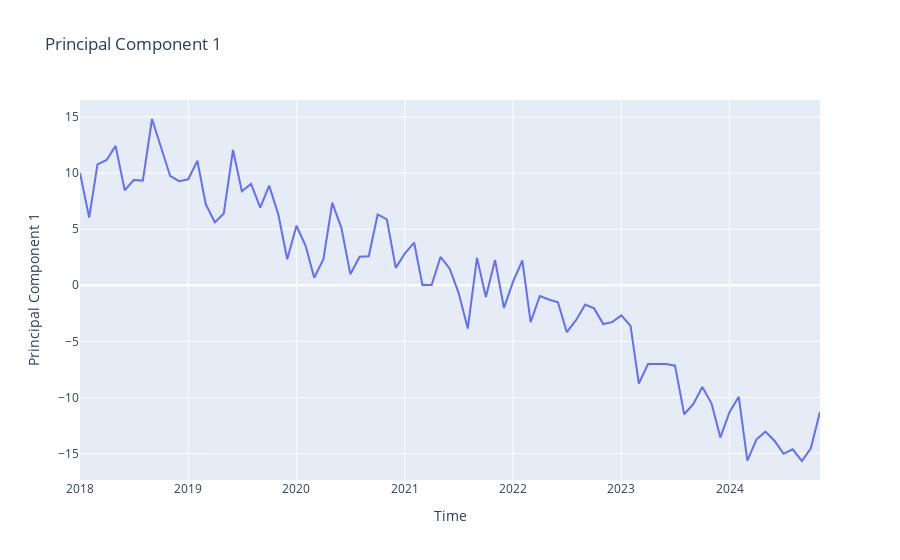
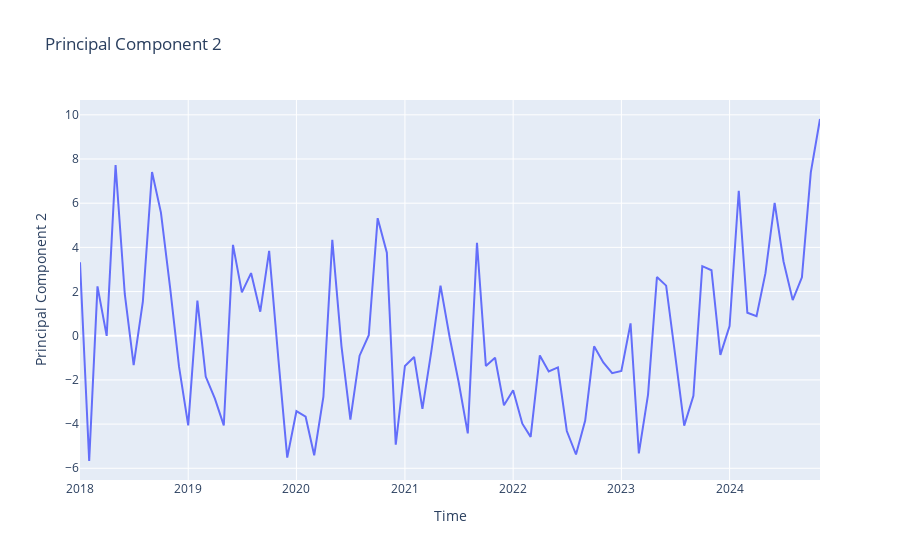
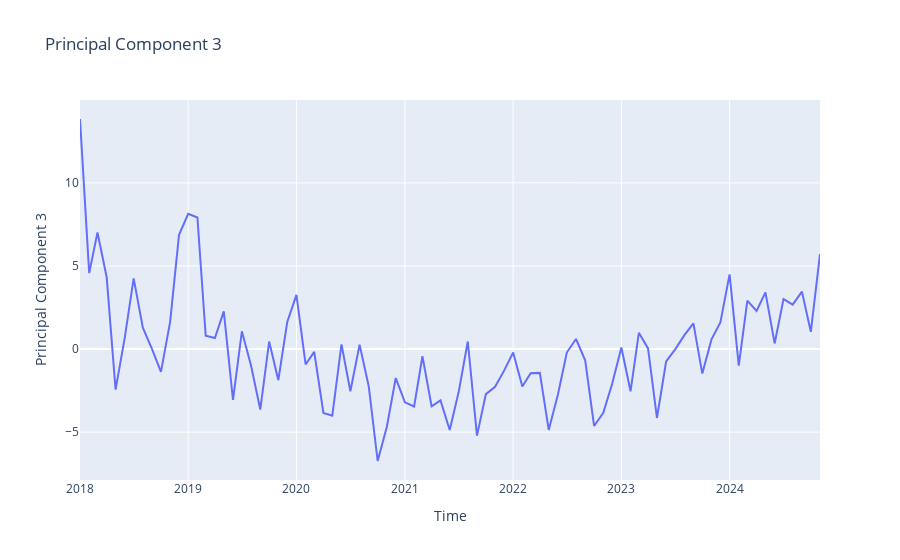
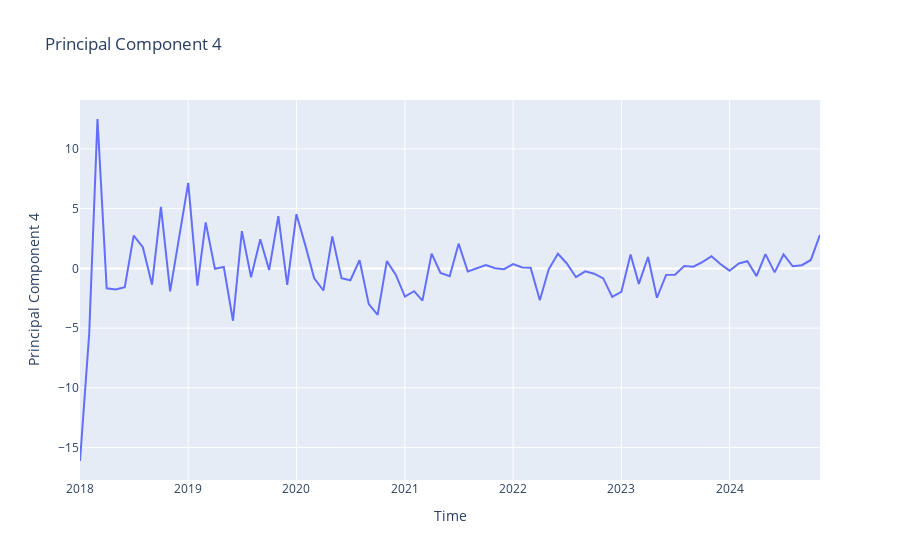

These figures' notebook cell, in order:
### Code cell
# for each of the PC columns, draw a line plot
for i in range(1, pca.n_components_ + 1):
    fig = px.line(
        new_data,
        x="time",
        y=f"PC{i}",
        title=f"Principal Component {i}",
        labels={"time": "Time", f"PC{i}": f"Principal Component {i}"},
    )
    fig.show()

### Figure 1 — Plotly figure (JSON) as saved in the notebook; plotly's stock layout.template omitted (floating-point values rounded to 4 significant figures)
{"data": [{"hovertemplate": "Time=%{x}<br>Principal Component 1=%{y}<extra></extra>", "legendgroup": "", "line": {"color": "#636efa", "dash": "solid"}, "marker": {"symbol": "circle"}, "mode": "lines", "name": "", "orientation": "v", "showlegend": false, "type": "scatter", "x": ["2018-1", "2018-2", "2018-3", "2018-4", "2018-5", "2018-6", "2018-7", "2018-8", "2018-9", "2018-10", "2018-11", "2018-12", "2019-1", "2019-2", "2019-3", "2019-4", "2019-5", "2019-6", "2019-7", "2019-8", "2019-9", "2019-10", "2019-11", "2019-12", "2020-1", "2020-2", "2020-3", "2020-4", "2020-5", "2020-6", "2020-7", "2020-8", "2020-9", "2020-10", "2020-11", "2020-12", "2021-1", "2021-2", "2021-3", "2021-4", "2021-5", "2021-6", "2021-7", "2021-8", "2021-9", "2021-10", "2021-11", "2021-12", "2022-1", "2022-2", "2022-3", "2022-4", "2022-5", "2022-6", "2022-7", "2022-8", "2022-9", "2022-10", "2022-11", "2022-12", "2023-1", "2023-2", "2023-3", "2023-4", "2023-5", "2023-6", "2023-7", "2023-8", "2023-9", "2023-10", "2023-11", "2023-12", "2024-1", "2024-2", "2024-3", "2024-4", "2024-5", "2024-6", "2024-7", "2024-8", "2024-9", "2024-10", "2024-11"], "xaxis": "x", "y": [10.01, 6.038, 10.77, 11.17, 12.42, 8.462, 9.385, 9.332, 14.82, 12.23, 9.745, 9.279, 9.446, 11.1, 7.239, 5.611, 6.4, 12.06, 8.384, 9.028, 6.93, 8.884, 6.307, 2.328, 5.304, 3.525, 0.6685, 2.335, 7.356, 5.072, 0.992, 2.539, 2.584, 6.317, 5.88, 1.554, 2.837, 3.81, 0.03191, 0.02195, 2.526, 1.481, -0.6671, -3.853, 2.443, -1.036, 2.248, -2.006, 0.3497, 2.21, -3.276, -0.9556, -1.266, -1.51, -4.182, -3.113, -1.722, -2.06, -3.45, -3.284, -2.686, -3.616, -8.754, -7.023, -6.996, -7.023, -7.161, -11.49, -10.58, -9.062, -10.52, -13.56, -11.29, -9.935, -15.62, -13.72, -13.04, -13.87, -15.02, -14.62, -15.66, -14.53, -11.3], "yaxis": "y"}], "layout": {"legend": {"tracegroupgap": 0}, "title": {"text": "Principal Component 1"}, "xaxis": {"anchor": "y", "domain": [0, 1], "title": {"text": "Time"}}, "yaxis": {"anchor": "x", "domain": [0, 1], "title": {"text": "Principal Component 1"}}}}

### Figure 2 — Plotly figure (JSON) as saved in the notebook; plotly's stock layout.template omitted (floating-point values rounded to 4 significant figures)
{"data": [{"hovertemplate": "Time=%{x}<br>Principal Component 2=%{y}<extra></extra>", "legendgroup": "", "line": {"color": "#636efa", "dash": "solid"}, "marker": {"symbol": "circle"}, "mode": "lines", "name": "", "orientation": "v", "showlegend": false, "type": "scatter", "x": ["2018-1", "2018-2", "2018-3", "2018-4", "2018-5", "2018-6", "2018-7", "2018-8", "2018-9", "2018-10", "2018-11", "2018-12", "2019-1", "2019-2", "2019-3", "2019-4", "2019-5", "2019-6", "2019-7", "2019-8", "2019-9", "2019-10", "2019-11", "2019-12", "2020-1", "2020-2", "2020-3", "2020-4", "2020-5", "2020-6", "2020-7", "2020-8", "2020-9", "2020-10", "2020-11", "2020-12", "2021-1", "2021-2", "2021-3", "2021-4", "2021-5", "2021-6", "2021-7", "2021-8", "2021-9", "2021-10", "2021-11", "2021-12", "2022-1", "2022-2", "2022-3", "2022-4", "2022-5", "2022-6", "2022-7", "2022-8", "2022-9", "2022-10", "2022-11", "2022-12", "2023-1", "2023-2", "2023-3", "2023-4", "2023-5", "2023-6", "2023-7", "2023-8", "2023-9", "2023-10", "2023-11", "2023-12", "2024-1", "2024-2", "2024-3", "2024-4", "2024-5", "2024-6", "2024-7", "2024-8", "2024-9", "2024-10", "2024-11"], "xaxis": "x", "y": [3.327, -5.671, 2.234, -0.006156, 7.729, 1.89, -1.332, 1.549, 7.408, 5.575, 2.164, -1.402, -4.055, 1.593, -1.851, -2.847, -4.061, 4.113, 1.963, 2.837, 1.089, 3.842, -1.038, -5.521, -3.416, -3.665, -5.412, -2.756, 4.341, -0.4811, -3.795, -0.9044, 0.02216, 5.323, 3.762, -4.935, -1.37, -0.9591, -3.308, -0.6155, 2.267, -0.07809, -2.082, -4.424, 4.21, -1.366, -0.9944, -3.15, -2.472, -3.982, -4.579, -0.8931, -1.615, -1.432, -4.313, -5.377, -3.843, -0.4783, -1.208, -1.694, -1.592, 0.5593, -5.33, -2.662, 2.659, 2.269, -0.8248, -4.068, -2.718, 3.149, 2.965, -0.8676, 0.439, 6.562, 1.039, 0.8848, 2.832, 6.018, 3.36, 1.613, 2.645, 7.395, 9.811], "yaxis": "y"}], "layout": {"legend": {"tracegroupgap": 0}, "title": {"text": "Principal Component 2"}, "xaxis": {"anchor": "y", "domain": [0, 1], "title": {"text": "Time"}}, "yaxis": {"anchor": "x", "domain": [0, 1], "title": {"text": "Principal Component 2"}}}}

### Figure 3 — Plotly figure (JSON) as saved in the notebook; plotly's stock layout.template omitted (floating-point values rounded to 4 significant figures)
{"data": [{"hovertemplate": "Time=%{x}<br>Principal Component 3=%{y}<extra></extra>", "legendgroup": "", "line": {"color": "#636efa", "dash": "solid"}, "marker": {"symbol": "circle"}, "mode": "lines", "name": "", "orientation": "v", "showlegend": false, "type": "scatter", "x": ["2018-1", "2018-2", "2018-3", "2018-4", "2018-5", "2018-6", "2018-7", "2018-8", "2018-9", "2018-10", "2018-11", "2018-12", "2019-1", "2019-2", "2019-3", "2019-4", "2019-5", "2019-6", "2019-7", "2019-8", "2019-9", "2019-10", "2019-11", "2019-12", "2020-1", "2020-2", "2020-3", "2020-4", "2020-5", "2020-6", "2020-7", "2020-8", "2020-9", "2020-10", "2020-11", "2020-12", "2021-1", "2021-2", "2021-3", "2021-4", "2021-5", "2021-6", "2021-7", "2021-8", "2021-9", "2021-10", "2021-11", "2021-12", "2022-1", "2022-2", "2022-3", "2022-4", "2022-5", "2022-6", "2022-7", "2022-8", "2022-9", "2022-10", "2022-11", "2022-12", "2023-1", "2023-2", "2023-3", "2023-4", "2023-5", "2023-6", "2023-7", "2023-8", "2023-9", "2023-10", "2023-11", "2023-12", "2024-1", "2024-2", "2024-3", "2024-4", "2024-5", "2024-6", "2024-7", "2024-8", "2024-9", "2024-10", "2024-11"], "xaxis": "x", "y": [13.84, 4.568, 7.012, 4.32, -2.443, 0.6867, 4.255, 1.289, -0.007762, -1.371, 1.639, 6.875, 8.135, 7.915, 0.7994, 0.6672, 2.267, -3.064, 1.068, -1.005, -3.639, 0.4481, -1.875, 1.626, 3.257, -0.9282, -0.1738, -3.846, -4.007, 0.2803, -2.536, 0.2666, -2.254, -6.736, -4.675, -1.745, -3.205, -3.453, -0.4342, -3.451, -3.092, -4.868, -2.604, 0.4541, -5.208, -2.714, -2.271, -1.313, -0.2101, -2.256, -1.461, -1.434, -4.869, -2.729, -0.2111, 0.6041, -0.6776, -4.628, -3.837, -2.085, 0.08873, -2.544, 0.9798, 0.03971, -4.147, -0.7479, -0.03399, 0.8218, 1.544, -1.475, 0.5799, 1.602, 4.493, -1.0, 2.917, 2.293, 3.411, 0.3378, 3.002, 2.674, 3.456, 1.036, 5.713], "yaxis": "y"}], "layout": {"legend": {"tracegroupgap": 0}, "title": {"text": "Principal Component 3"}, "xaxis": {"anchor": "y", "domain": [0, 1], "title": {"text": "Time"}}, "yaxis": {"anchor": "x", "domain": [0, 1], "title": {"text": "Principal Component 3"}}}}

### Figure 4 — Plotly figure (JSON) as saved in the notebook; plotly's stock layout.template omitted (floating-point values rounded to 4 significant figures)
{"data": [{"hovertemplate": "Time=%{x}<br>Principal Component 4=%{y}<extra></extra>", "legendgroup": "", "line": {"color": "#636efa", "dash": "solid"}, "marker": {"symbol": "circle"}, "mode": "lines", "name": "", "orientation": "v", "showlegend": false, "type": "scatter", "x": ["2018-1", "2018-2", "2018-3", "2018-4", "2018-5", "2018-6", "2018-7", "2018-8", "2018-9", "2018-10", "2018-11", "2018-12", "2019-1", "2019-2", "2019-3", "2019-4", "2019-5", "2019-6", "2019-7", "2019-8", "2019-9", "2019-10", "2019-11", "2019-12", "2020-1", "2020-2", "2020-3", "2020-4", "2020-5", "2020-6", "2020-7", "2020-8", "2020-9", "2020-10", "2020-11", "2020-12", "2021-1", "2021-2", "2021-3", "2021-4", "2021-5", "2021-6", "2021-7", "2021-8", "2021-9", "2021-10", "2021-11", "2021-12", "2022-1", "2022-2", "2022-3", "2022-4", "2022-5", "2022-6", "2022-7", "2022-8", "2022-9", "2022-10", "2022-11", "2022-12", "2023-1", "2023-2", "2023-3", "2023-4", "2023-5", "2023-6", "2023-7", "2023-8", "2023-9", "2023-10", "2023-11", "2023-12", "2024-1", "2024-2", "2024-3", "2024-4", "2024-5", "2024-6", "2024-7", "2024-8", "2024-9", "2024-10", "2024-11"], "xaxis": "x", "y": [-16.13, -5.484, 12.51, -1.669, -1.764, -1.576, 2.739, 1.773, -1.369, 5.147, -1.93, 2.663, 7.158, -1.45, 3.847, -0.03386, 0.1111, -4.386, 3.121, -0.7437, 2.434, -0.1337, 4.381, -1.374, 4.534, 1.842, -0.8253, -1.853, 2.682, -0.8176, -0.9937, 0.6852, -2.994, -3.894, 0.6112, -0.5309, -2.357, -1.908, -2.695, 1.236, -0.385, -0.6602, 2.071, -0.2667, 0.0118, 0.2876, 0.006269, -0.06589, 0.3526, 0.0815, 0.05798, -2.662, -0.08092, 1.227, 0.4113, -0.7389, -0.247, -0.4433, -0.8398, -2.395, -1.969, 1.164, -1.296, 0.956, -2.459, -0.5436, -0.5251, 0.1928, 0.1358, 0.5281, 1.015, 0.3717, -0.1917, 0.4109, 0.602, -0.6493, 1.194, -0.3338, 1.164, 0.1755, 0.2689, 0.7056, 2.801], "yaxis": "y"}], "layout": {"legend": {"tracegroupgap": 0}, "title": {"text": "Principal Component 4"}, "xaxis": {"anchor": "y", "domain": [0, 1], "title": {"text": "Time"}}, "yaxis": {"anchor": "x", "domain": [0, 1], "title": {"text": "Principal Component 4"}}}}
